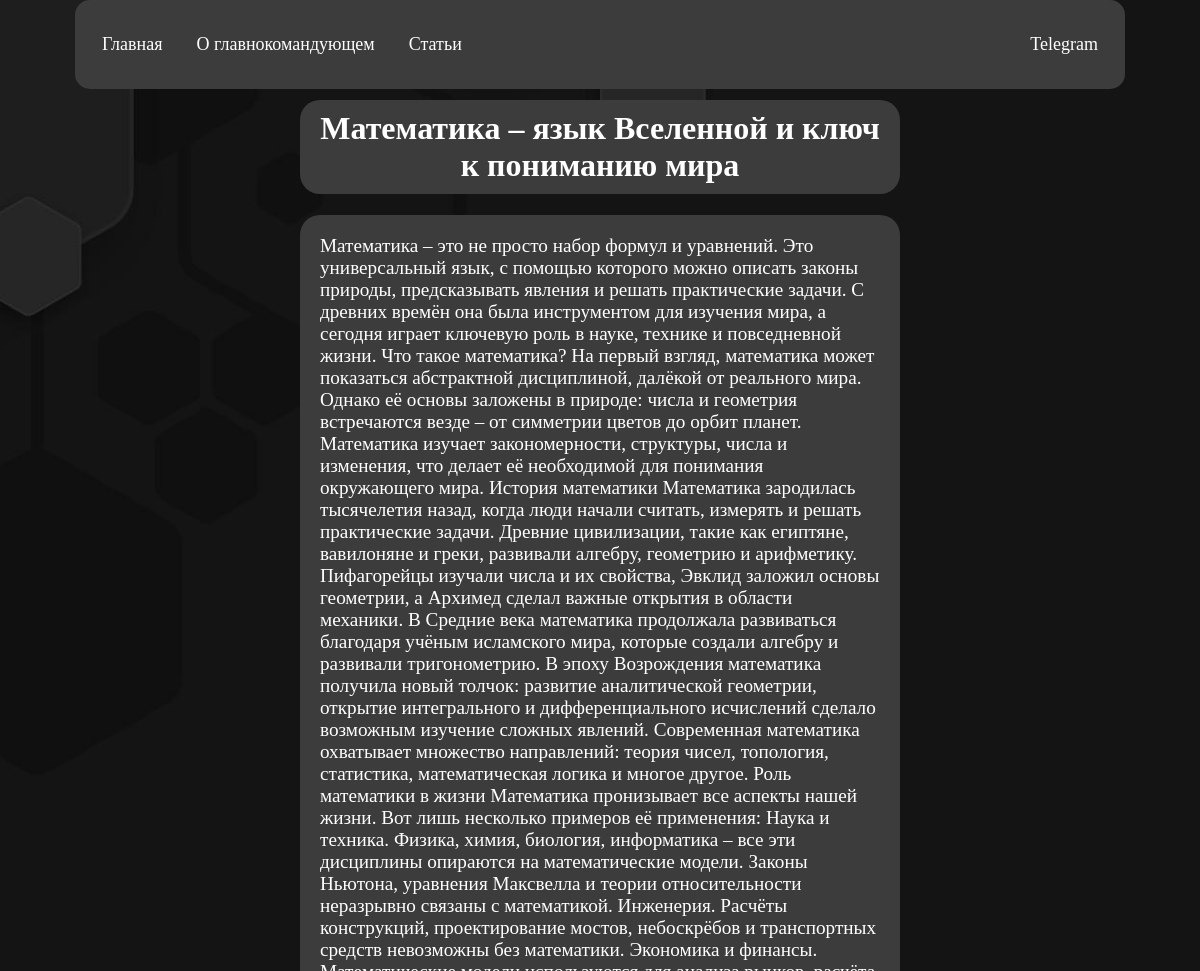
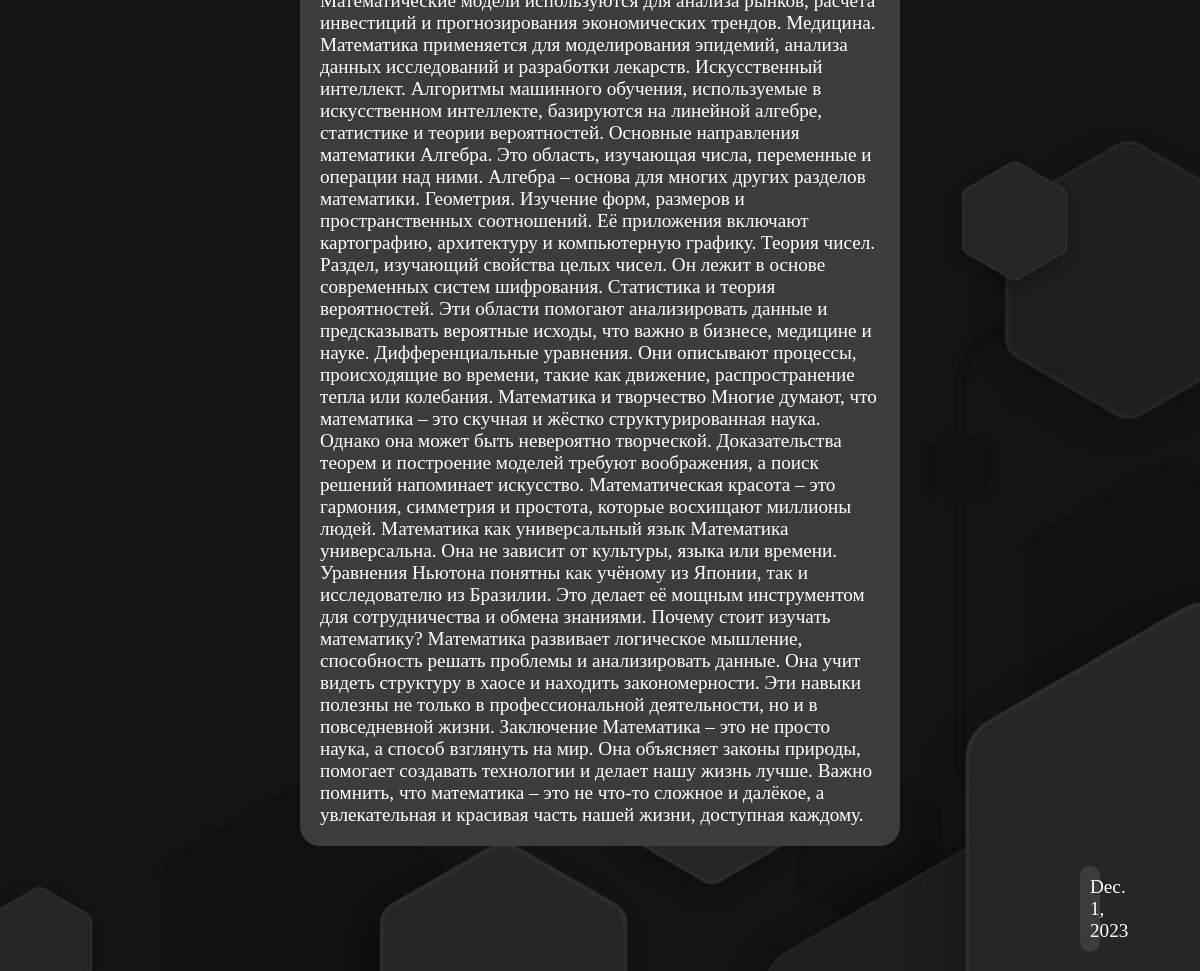
Screenshot of /post/3/ with the database file from the repository (2 pictures, top to bottom).
### pictures/models.py (models this page shows, shortened)
class Post(models.Model):
    title = models.CharField(max_length=20)
    content = models.TextField(blank=True)
    date = models.DateField(auto_now_add=True)
    cat_id = models.ForeignKey('Category', on_delete=models.PROTECT)

### pictures/views.py (the view)
# urls.py: path('post/<int:post_id>/', views.show_post, name='post'),
def show_post(request, post_id):
    posts = Post.objects.filter(id=post_id)
    data = {'posts': posts}
    return render(request, 'pictures/post.html', context=data)

### pictures/templates/pictures/post.html
{% extends 'base.html' %}
{% block content %}
{% load pictures_tags %}
{% for p in posts %}
<div class="post">
    <h1 class="post-title">{{ p.title }}</h1>
    <p class="post-content">{{ p.content }} <p class="post-date">{{ p.date }}</p></p>
</div>
{% endfor %}
{% endblock %}

### pictures/static/pictures/css/style.css (style rules this page uses)
html, body { margin: 0; padding: 0; box-sizing: border-box; background: #fff url('../images/5137894.jpg') no-repeat center center; background-size: cover; height: 100%; overflow-x: hidden; scroll-behavior: smooth; }
.post { color: white; margin-top: 100px; margin-left: 300px; margin-right: 300px; }
.post-title { background: rgb(60, 60, 60); padding: 10px; text-align: center; border-radius: 20px; }
.post-content { background: rgb(60, 60, 60); padding: 20px; border-radius: 20px; font-size: 1.2rem; }
.post-date { background: rgb(60, 60, 60); padding: 10px; border-radius: 20px; font-size: 1.2rem; text-align: center; margin-left: 780px; }

### rows the page displays
Post: title "Математика – язык Вселенной и ключ к пониманию мира", content "Математика – это не просто набор формул и уравнений. Это универсальный язык, с помощью которого можно описать законы природы, предсказывать явления и решать практические задачи. С древних времён она была инструментом для изучения мира, а сегодня играет ключевую роль в науке, технике и повседневной жизни. Что такое математика? На первый взгляд, математика может показаться абстрактной дисциплиной, далёкой от реального мира. Однако её основы заложены в природе: числа и геометрия встречаются везде – от симметрии цветов до орбит планет. Математика изучает закономерности, структуры, числа и изменения, что делает её необходимой для понимания окружающего мира. История математики Математика…", date "Dec. 1, 2023"
